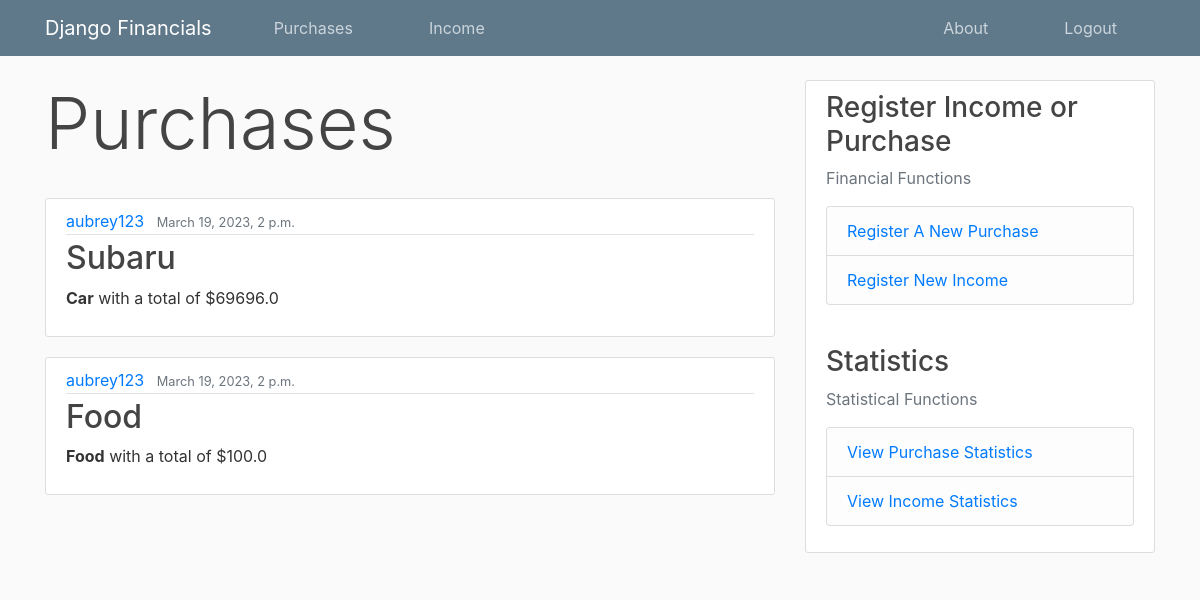
Screenshot of / (signed in) with the database file from the repository.
### finance_app/models.py (models this page shows, shortened)
class Purchase(models.Model):
    purchase_name = models.CharField(max_length=100)
    purchase_description = models.TextField()
    amount = models.FloatField()
    date_purchased = models.DateTimeField(default=timezone.now)
    month_purchased = models.IntegerField(default=timezone.now().month)
    owner = models.ForeignKey(User, on_delete=models.CASCADE)

### finance_app/views.py (the view)
# urls.py: path("", views.purchase_page, name="purchase_page"),
@login_required
def purchase_page(request):
    context = {
        "title": "Purchases",
        'purchases': reversed(Purchase.objects.all())
    }
    return render(request, "finance_app/purchases.html", context)

### finance_app/templates/finance_app/purchases.html (shortened to what this page needs)
{% extends "finance_app/base.html"%}
{% block content%}
    <h1 class="display-3">Purchases</h1>
    <br>
    {% for purchase in purchases %}
       {% if purchase.owner == user %}
        <article class="media content-section">
            <div class="media-body">
                <div class="article-metadata">
                    <a class="mr-2" href="#">{{purchase.owner}}</a>
                    <small class="text-muted">{{purchase.date_purchased}}</small>
                </div>
                <h2><a class="article-title" href="#">{{purchase.purchase_name}}</a></h2>
                <p class="article-content"><strong>{{purchase.purchase_description}}</strong> with a total of ${{purchase.amount}}</p>
        </article>
       {% endif %}
    {% endfor %}
{% endblock content%}

### finance_app/static/finance_app/styles.css (style rules this page uses)
body { background: #fafafa; color: #333333; margin-top: 5rem; }
h1, h2, h3, h4, h5, h6 { color: #444444; }
.content-section { background: #ffffff; padding: 10px 20px; border: 1px solid #dddddd; border-radius: 3px; margin-bottom: 20px; }
.article-title { color: #444444; }
.article-content { white-space: pre-line; }
.article-metadata { padding-bottom: 1px; margin-bottom: 4px; border-bottom: 1px solid #e3e3e3 }

### rows the page displays
Purchase: owner "aubrey123", date_purchased "March 19, 2023, 2 p.m.", purchase_name "Subaru", purchase_description "Car", amount "69696.0"
Purchase: owner "aubrey123", date_purchased "March 19, 2023, 2 p.m.", purchase_name "Food", purchase_description "Food", amount "100.0"
